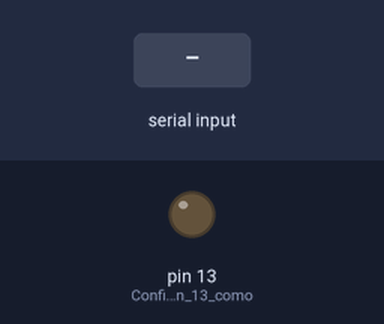
A sketch run on a simulated Arduino Uno, built with avr-gcc and run on an emulated ATmega328P. Shown: output pins drawn as LEDs (lit = HIGH). The inputs (shaded band) are chosen by the test bench.

Above: at 1.2 s.
1.3 s: "1" received over Serial
At 1.7 s:
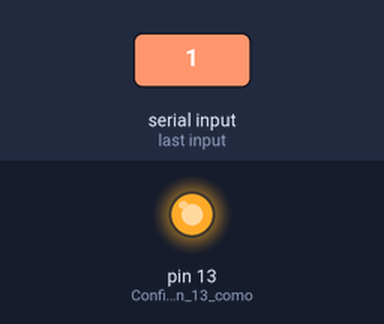
2.8 s: "0" received over Serial
At 4.1 s:
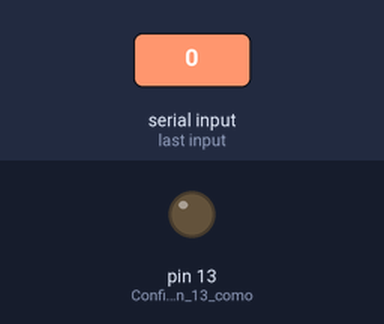
Timing chart, 0 to 5.8 s (numbered marks = the images above; inputs shaded):
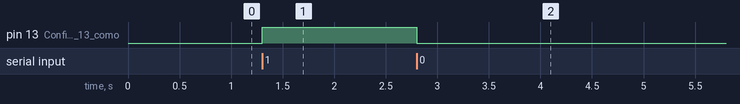

The sketch:

ClasificadorFrutasPerceptron.ino
```cpp
void setup() {
  pinMode(13, OUTPUT); // Configurar el pin 13 como salida
  Serial.begin(9600); // Iniciar la comunicación serie a 9600 baudios
}

void loop() {
  if (Serial.available() > 0) { // Si hay datos disponibles en el puerto serie
    char c = Serial.read(); // Leer el caracter recibido
    if (c == '1') { // Si el caracter es '1'
      digitalWrite(13, HIGH); // Encender el LED 13
    }
    else if (c == '0') { // Si el caracter es '0'
      digitalWrite(13, LOW); // Apagar el LED 13
    }
  }
}
```

Measured:
- after the input at 1.3 s, pin 13 (Configurar_el_pin_13_como): LOW → HIGH at once
- after the input at 2.8 s, pin 13 (Configurar_el_pin_13_como): HIGH → LOW at once
